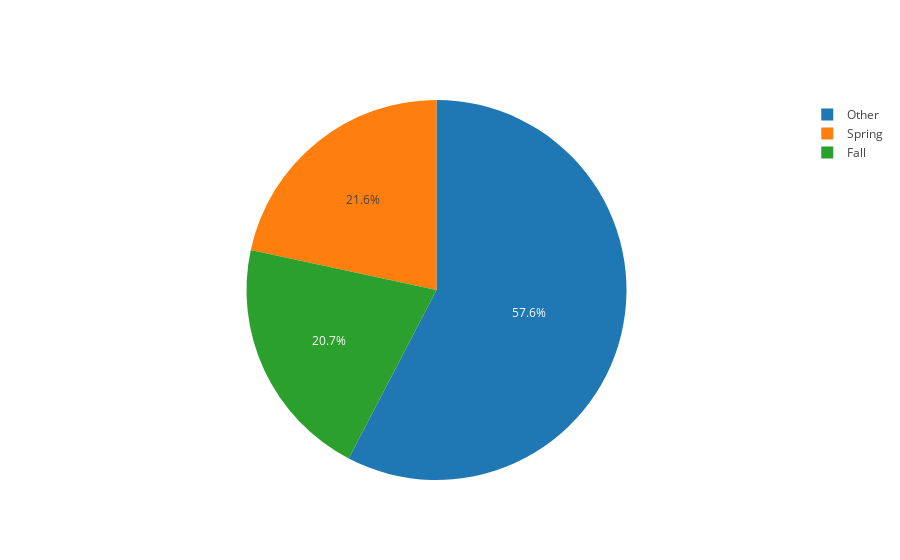

The code cell stored with this chart in its notebook:
### Code cell
data1 = [go.Pie(labels=seaon_data.index,
               values=seaon_data,
               name='Counts')
    
        ]

fig = go.Figure(data1)
iplot(fig)

### Figure 1 — Plotly figure (JSON) as saved in the notebook; plotly's stock layout.template omitted (floating-point values rounded to 4 significant figures)
{"data": [{"labels": ["Other", "Spring", "Fall"], "name": "Counts", "type": "pie", "uid": "e1cfba2e-0cea-4b8a-9094-9cb3e470f648", "values": [2184, 819, 786]}], "layout": {}}
